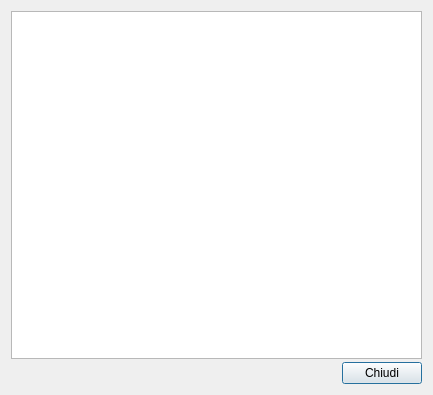
<?xml version="1.0" encoding="UTF-8"?>
<ui version="4.0">
 <class>PreviewArticolo</class>
 <widget class="QDialog" name="PreviewArticolo">
  <property name="geometry">
   <rect>
    <x>0</x>
    <y>0</y>
    <width>433</width>
    <height>395</height>
   </rect>
  </property>
  <property name="windowTitle">
   <string>Dialog</string>
  </property>
  <property name="windowIcon">
   <iconset resource="icons.qrc">
    <normaloff>:/icons/icons/lescienze_20x20.xpm</normaloff>:/icons/icons/lescienze_20x20.xpm</iconset>
  </property>
  <layout class="QGridLayout" name="gridLayout">
   <property name="spacing">
    <number>3</number>
   </property>
   <item row="2" column="0" colspan="3">
    <widget class="QTextBrowser" name="textBrowser"/>
   </item>
   <item row="4" column="1" colspan="2">
    <widget class="QPushButton" name="Chiudi">
     <property name="text">
      <string>Chiudi</string>
     </property>
    </widget>
   </item>
   <item row="4" column="0">
    <spacer name="horizontalSpacer">
     <property name="orientation">
      <enum>Qt::Horizontal</enum>
     </property>
     <property name="sizeHint" stdset="0">
      <size>
       <width>40</width>
       <height>20</height>
      </size>
     </property>
    </spacer>
   </item>
  </layout>
 </widget>
 <resources>
  <include location="icons.qrc"/>
 </resources>
 <connections/>
</ui>
